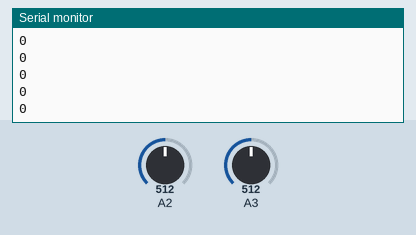
This sketch was run on a simulated Arduino Uno, built with avr-gcc and run on an emulated ATmega328P. Shown: the last lines printed to the serial monitor. The test bench sets the inputs (shaded band); at power-on: A2 = 512, A3 = 512.

Above: at 1.2 s.
1.3 s: A2 set to 716
At 1.9 s:
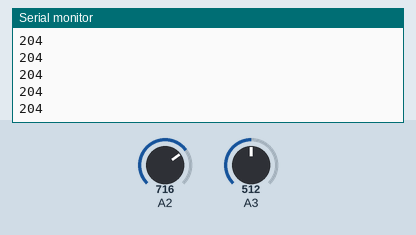
2.8 s: A3 set to 716
At 3.5 s:
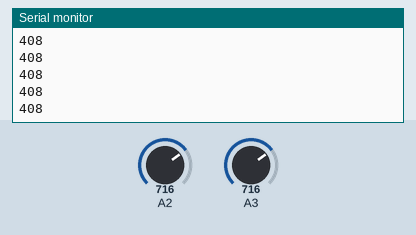
4.3 s: A2 set to 900
At 5.4 s:
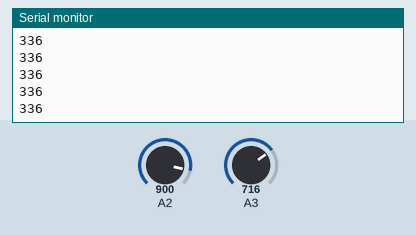
5.8 s: A3 set to 900
At 6.7 s:
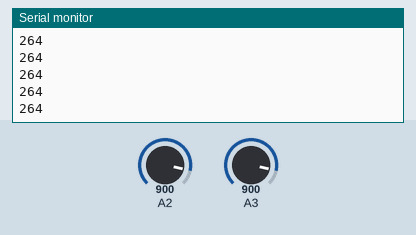
Timing chart, 0 to 8.3 s (numbered marks = the images above; inputs shaded):
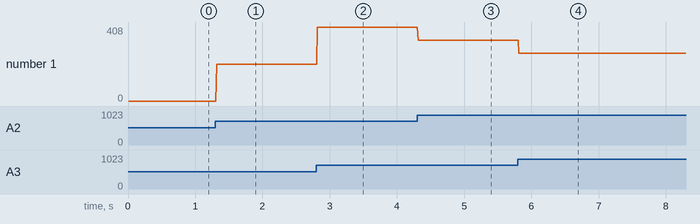

The sketch:

serial_masterslave.ino
```cpp
#include<SoftwareSerial.h>  //suart
SoftwareSerial SUART(2, 3);  //SRXD = DPin-2, STXD = DPin-3 ;
void setup() {
  // put your setup code here, to run once:
  Serial.begin(9600);//UART
SUART.begin(9600); //SUART
  // put your main code here, to run repeatedly:
while (!Serial) {
    ; // wait for serial port to connect. Needed for native USB port only
  }
}
char  y;
float x=0;
byte d=0x00;
void loop() {

   x+=.001;
  if (x>=6.28)
  {x=0;}
  int v=10000*sin(100*x);
  byte a=analogRead(A3);
  byte b=analogRead(A2);
   SUART.print(a+b);
   delay(5);
   SUART.write('\n');
  //Serial.print("I received: ");
    Serial.println(a+b);


   /* d++;
    Serial.write(d);
     SUART.print(d);
     delay(5);
     //SUART.print("B");
      SUART.write('\n');

    if (d>=127)
  {d=0x00;}*/

/* int n=Serial.available() ;
  if (n> 0) {
    // read the incoming byte:
  y = Serial.read();
  SUART.write(y);
  //Serial.print("I received: ");
    Serial.print(y);
    delay(5);
}*/
}
/*void serialEvent()
{
    y = Serial.read();
  SUART.write(y);

}
*/
```

Measured:
- after the input at 1.3 s, the serial monitor: prints a new line at once (image 1)
- after the input at 2.8 s, the serial monitor: prints a new line at once (image 2)
- after the input at 4.3 s, the serial monitor: prints a new line at once (image 3)
- after the input at 5.8 s, the serial monitor: prints a new line at once (image 4)
- plotted number 1: 0 → 204 after the input at 1.3 s, 204 → 408 after the input at 2.8 s, 408 → 336 after the input at 4.3 s, 336 → 264 after the input at 5.8 s
